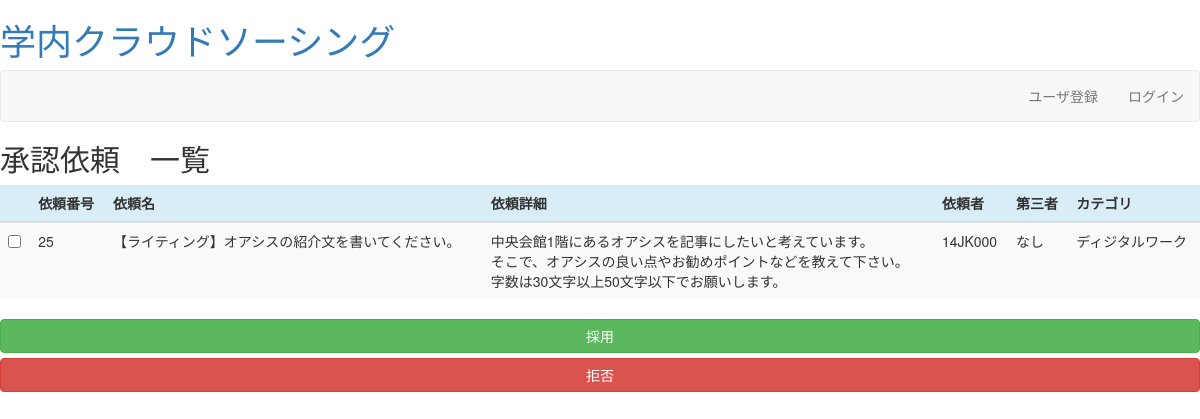
Screenshot of /judge_list.php with the database file from the repository.
### tables this page shows
CREATE TABLE `tb_request` (
  `requestid` int(11) NOT NULL,
  `rname` varchar(128) NOT NULL,
  `sdate` datetime NOT NULL,
  `edate` datetime NOT NULL,
  `contents` varchar(1000) NOT NULL,
  `point` int(11) NOT NULL,
  `state` int(11) NOT NULL,
  `perficient` int(11) DEFAULT NULL,
  `amethod` int(11) NOT NULL,
  `requserid` varchar(16) NOT NULL,
  `rpoint` int(11) NOT NULL,
  `outsider` varchar(32) DEFAULT NULL,
  `category` int(11) NOT NULL
);

### judge_list.php (the view, shortened to what this page needs)
<?php
if(!isset($vars['reqid']))include('page_header.php');
require_once('db_inc.php');
$where = 'WHERE state=0';
$sql = 'SELECT * FROM tb_request r '.$where;
$rs = mysql_query($sql, $conn);
$row = mysql_fetch_array($rs) ;
?>
<h2>承認依頼　一覧</h2>
<form action="judge_list.php" method="post">
<table class="table table-striped">
<thead>
<tr class="info"><th></th><th>依頼番号</th><th>依頼名</th><th>依頼詳細</th><th>依頼者</th><th>第三者</th><th>カテゴリ</th></tr>
</thead>
<tbody>
<?php
$c = array (
	0 => '未分類',
	1 => 'フィジカルワーク',
	2 => 'ディジタルワーク'
	);
while($row){
	if(isset($row['outsiderid']) && $row['outsiderid'] == NULL){
	$outsiderid = $row['outsiderid'];
}else{
	$outsiderid = 'なし';
}
echo '<tr><td><input type="checkbox" name="reqid[]" value="'.$row['requestid'].'"></td><td>'.$row['requestid'].'</td><td>'.$row['rname'].'</td><td>'.$row['contents'].'</td><td>'.$row['requserid'].'</td><td>'.$outsiderid.'</td><td>'.$c[$row['category']].'</td></tr>';
$row = mysql_fetch_array($rs) ;
}?>
</tbody>
</table>
<button type="submit" name="state" class="btn btn-success btn-block" value="1">採用</button>
<button type="submit" name="state" class="btn btn-danger btn-block" value="-1">拒否</button>
</form>
<?php
$vars = array_merge($_POST, $_GET);
?>
<?php
if(!isset($vars) || empty($vars))include('page_footer.php');
?>

### rows the page displays
tb_request: requestid "25", rname "【ライティング】オアシスの紹介文を書いてください。", contents "中央会館1階にあるオアシスを記事にしたいと考えています。 そこで、オアシスの良い点やお勧めポイントなどを教えて下さい。 字数は30文字以上50文字以下でお願いします。", requserid "14JK000", outsiderid "なし", category "ディジタルワーク"

### other values shown
$label "ユーザ登録"
$label "ログイン"
